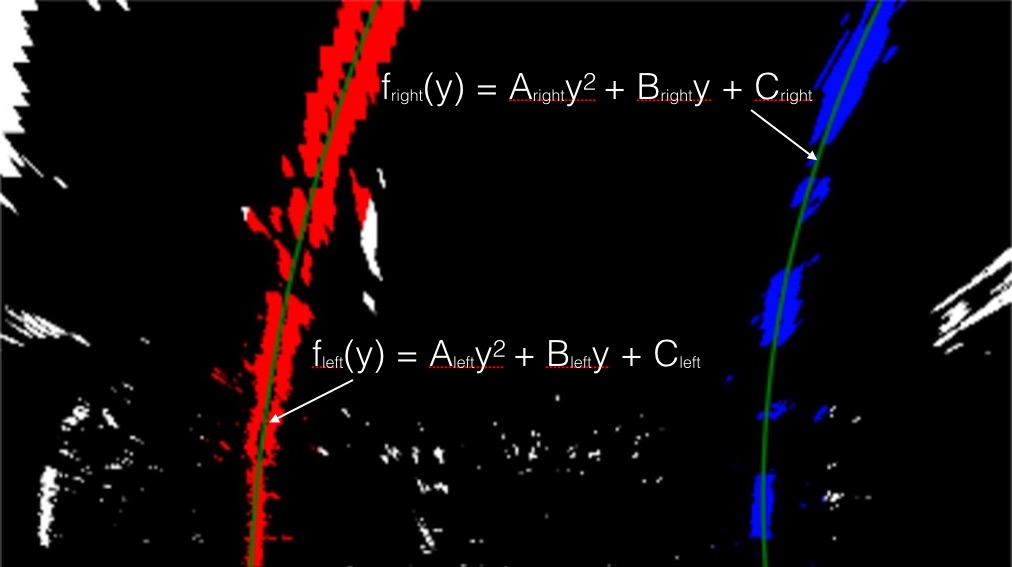
#> input picture examples/color_fit_lines.jpg, 1012 x 567 px, given in place of video_jiqing.mp4, which was not available
$ jupyter execute --allow-errors Untitled-Copy1.ipynb   (shell and % lines are left out)   (older library calls are emulated)
#> lines starting #> are read from the running program, lines starting #| are printed output that depends on the picture; pictures that were not available may be replaced by others from this repository, and a replacement may not be noted
[cell 1]
import numpy as np

import pandas as pd
import cv2
import os
import glob
import matplotlib.pyplot as plt
import pickle
import time
import serial

[cell 2]
frameList = []
video = cv2.VideoCapture('video_jiqing.mp4')
cap = video
while(cap.isOpened()):

  # Capture frame-by-frame
  ret, img = cap.read()
#> img is the input picture: shape (567, 1012, 3); mean B, G, R 11.4, 8.2, 15.7
  try:
      frame = Pipeline(img)
  except:
      frame = img

  if ret == True:
    # Display the resulting frame
    cv2.imshow('Frame', frame)
    frameList.append(frame)

    # Press Q on keyboard to  exit
    if cv2.waitKey(10) & 0xFF == ord('q'):
#> (key q is pressed here)
      break

  # Break the loop
  else:
    break

# When everything done, release
# the video capture object
cap.release()
cv2.destroyAllWindows()

[cell 3]
def calibrate():
    """
    This function is used to calibrate camera from images of chessboard
    captured from a camera for which camera matrix and distortion
    coefficients are to be calculated
    """
    # Create object points (0 0 0) ... (8 5 0)
    objp = np.zeros((9*6, 3), np.float32)

    # assign grid points to x and y keeping z as zero
    objp[:, :2] = np.mgrid[0:9, 0:6].T.reshape(-1, 2)

    # Stores all object points & img points from all images
    objpoints = []
    imgpoints = []

    # Get directory for all calibration images
    images = glob.glob('camera_cal/calibration*.jpg')

    for indx, fname in enumerate(images):

        img = cv2.imread(fname)
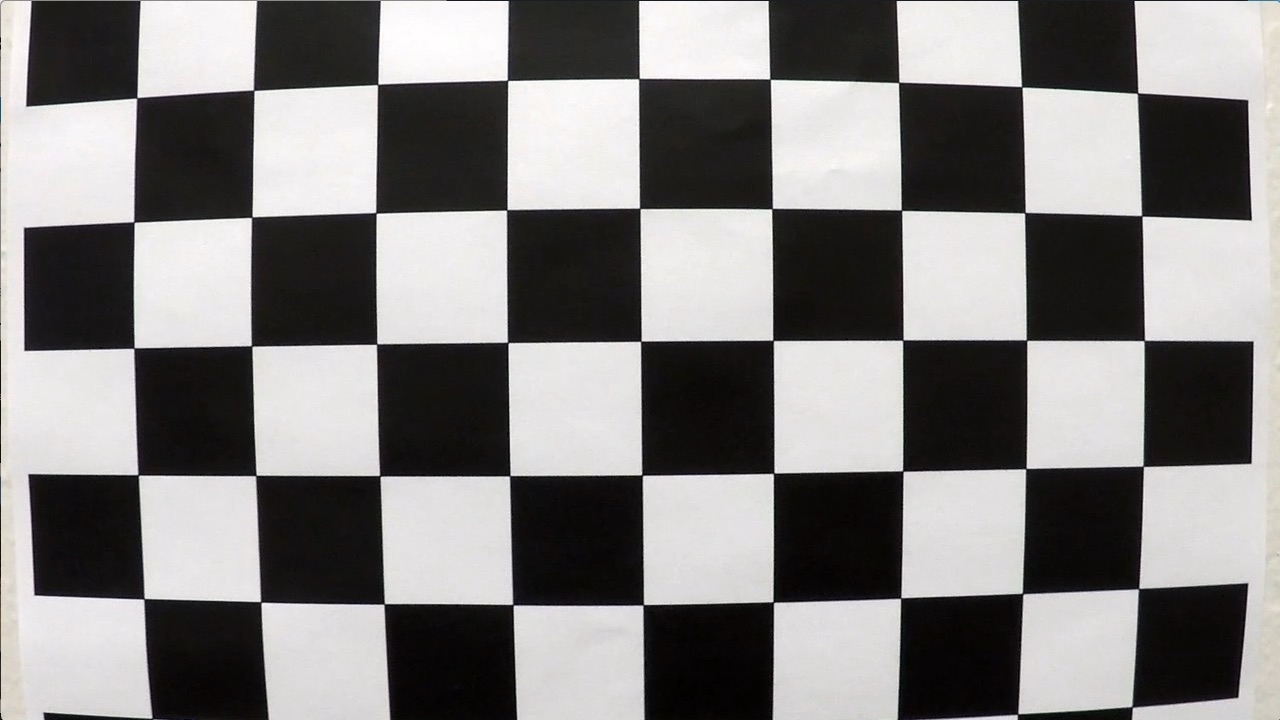
#> input picture camera_cal/calibration1.jpg, 1280 x 720 px
#> img is the input picture: shape (720, 1280, 3); mean B, G, R 127.8, 128.4, 130.1

        # Converting to grayclae - findChessboardCorners expects graysclae image
        gray = cv2.cvtColor(img, cv2.COLOR_BGR2GRAY)

        # Find inner corners of chess baord
        ret, corners = cv2.findChessboardCorners(gray, (9, 6), None)
#> ret = False; corners = None

        if ret == True:
            objpoints.append(objp)
            imgpoints.append(corners)

    img_size = (img.shape[1], img.shape[0])
#> img_size = (1280, 720)

    # Calibrate camera
    ret, mtx, dist, rvecs, tvecs = cv2.calibrateCamera(objpoints, imgpoints, img_size, None, None)
#> ret = 0.644; mtx = [[1057.6, 0, 691.1], [0, 1058.6, 278], [0, 0, 1]]; dist = [[-0.322, 0.709, 0.013, 0.00946, -1.02]]; rvecs = ([0.424, -0.236, 0.0488], [-0.024, 0.4, -0.0295]); tvecs = ([-2.48, 1.1, 17.79], [-17.95, -0.401, 29.17])

    # Save camera matrix and distortion coefficient to pickle file

    calibration_param = {}
    calibration_param['mtx'] = mtx
    calibration_param['dist'] = dist
    pickle.dump( calibration_param, open('camera_cal/calibration_pickle.pickle', 'wb') )

[cell 4]
calibrate()

[cell 5]
# [17 lines left out: function undistort_img, not called in this run]

[cell 6]
def img_threshold(img, s_thresh=(101, 255), sx_thresh=(20, 255)):

#> called with s_thresh = (101, 255), sx_thresh = (20, 255)
    undistorted_img = img
    hls = cv2.cvtColor(img, cv2.COLOR_RGB2HSV)
#> hls: shape (567, 1012, 3); mean H, S, V 13.9, 38.2, 20

    s_channel = hls[:, :, 1]
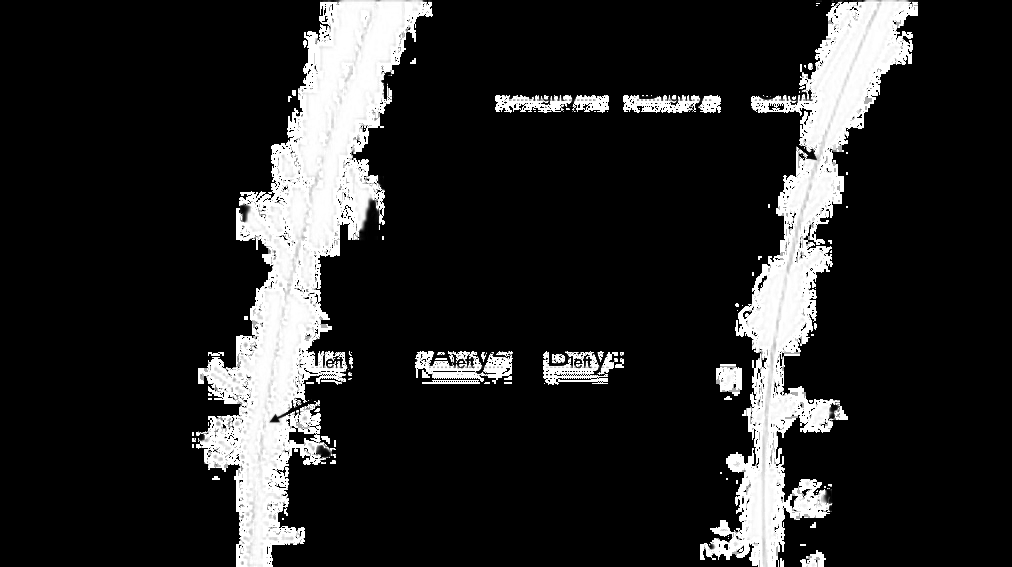
#> s_channel: shape (567, 1012); min 0, max 255, mean 38.2
    v_channel = hls[:, :, 2]
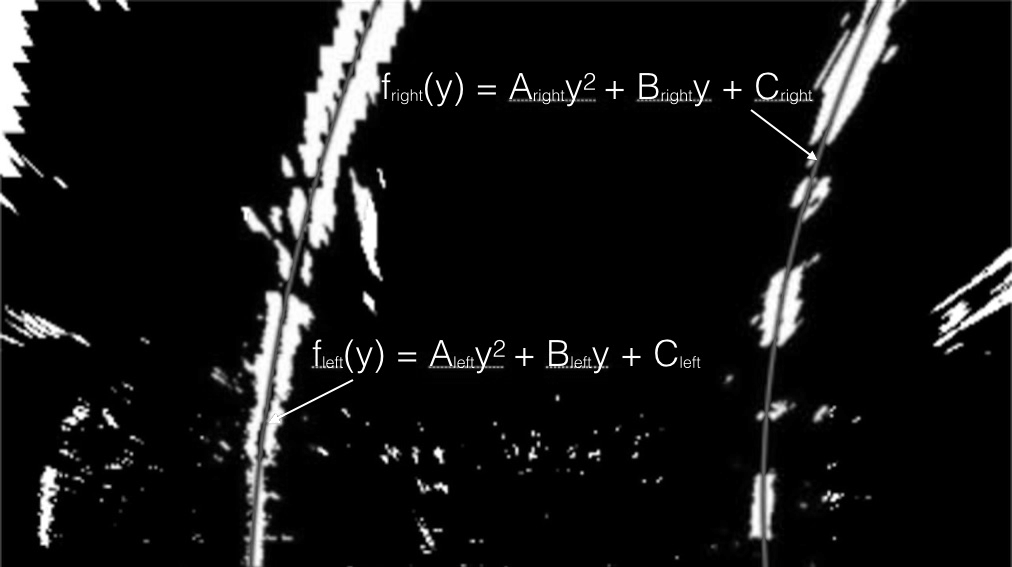
#> v_channel: shape (567, 1012); min 0, max 255, mean 20


    sobelx = cv2.Sobel(s_channel, cv2.CV_64F, 1, 0)
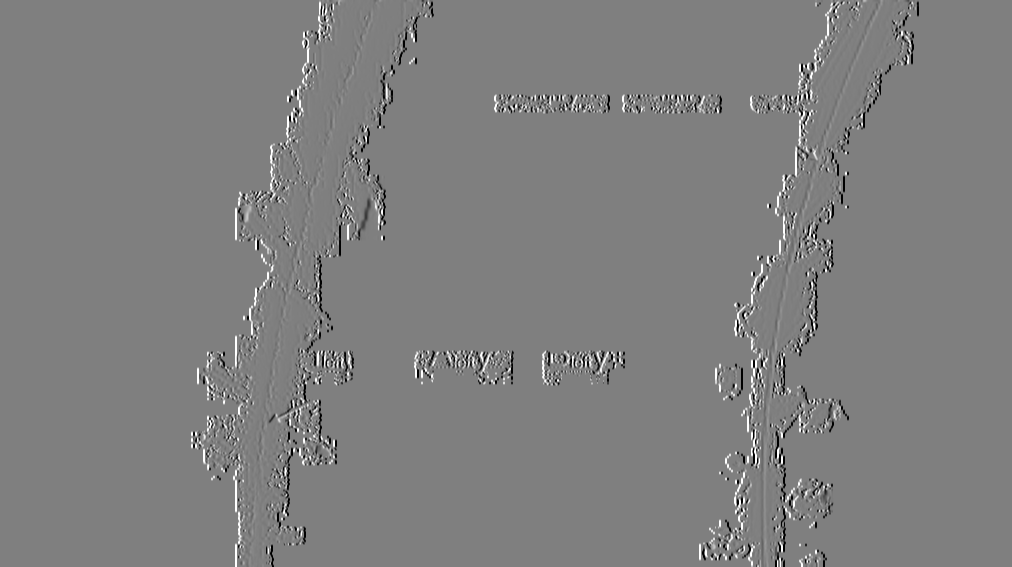
#> sobelx: shape (567, 1012) float64; min -1020, max 1020, mean 0; drawn with min black and max white
    abs_sobelx = np.absolute(sobelx)
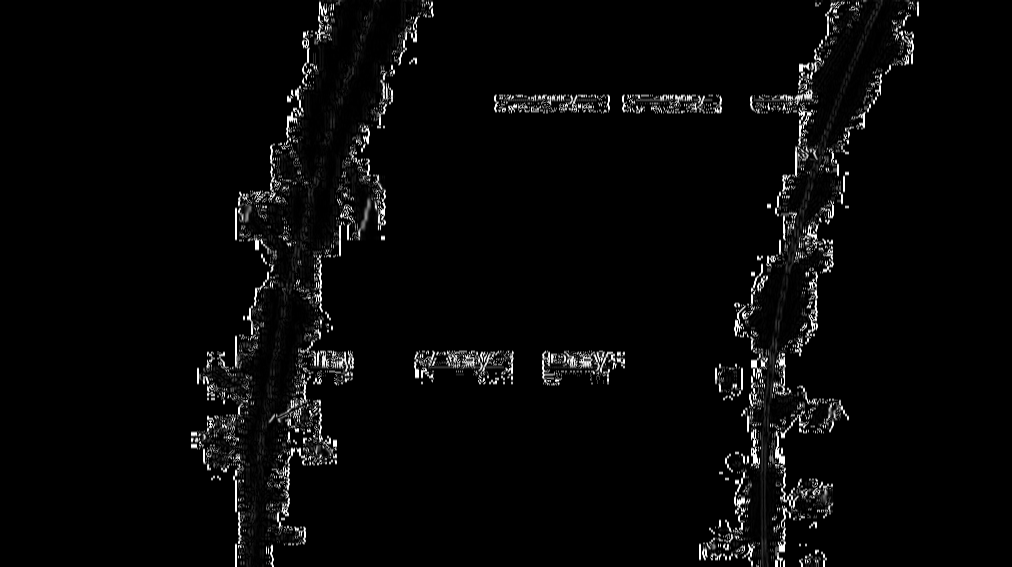
#> abs_sobelx: shape (567, 1012) float64; min 0, max 1020, mean 30.3; drawn with min black and max white
    scaled_sobel = np.uint8(255*abs_sobelx/np.max(abs_sobelx))

    sxbinary = np.zeros_like(scaled_sobel)
    sxbinary[(scaled_sobel >= sx_thresh[0]) & (scaled_sobel <= sx_thresh[1])] = 1

    s_binary = np.zeros_like(s_channel)
    s_binary[(s_channel >= s_thresh[0]) & (s_channel <= s_thresh[1])] = 1

    color_binary = np.dstack((np.zeros_like(sxbinary), sxbinary, s_binary)) * 255

    combined_binary = np.zeros_like(sxbinary)

    combined_binary[(s_binary == 1) | (sxbinary == 1)] = 1

    return combined_binary

[cell 7]
img_threshold(frameList[len(frameList) - 1])
plt.imshow(img_threshold(frameList[0]), cmap='gray')
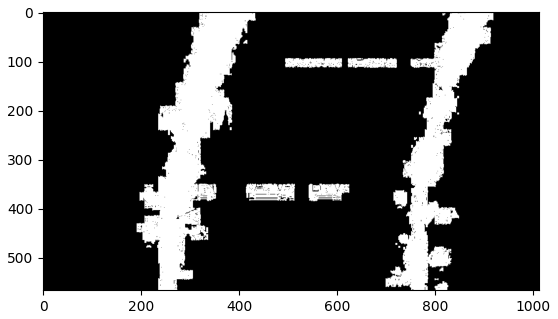
#> figure drawn by matplotlib, 1 panel

[cell 8]
# [26 lines left out: functions perspective_transform, inv_perspective_transform, not called in this run]

def get_hist(img):
    hist = np.sum(img[img.shape[0]//2:,:], axis=0)
    return hist

[cell 9]
gambar = cv2.imread("lane_detection_hijau.jpeg")

[cell 10]
# [82 lines left out: function find_lane_pixels, not called in this run]

[cell 11]
# [15 lines left out: function fit_poly, not called in this run]

[cell 12]
# [45 lines left out: function search_around_poly, not called in this run]

[cell 13]
# [27 lines left out: function measure_curvature_real, not called in this run]

[cell 14]
# [29 lines left out: function draw_lane, not called in this run]

[cell 15]
first_run = True
gleft_fit = gright_fit = None
offset = []

def Pipeline(img):
    global first_run, gleft_fit, gright_fit


    threshold_img, undistorted_img = img_threshold(img)

    warped_img = perspective_transform(threshold_img)

    if first_run:
        leftx, lefty, rightx, righty = find_lane_pixels(warped_img)
        left_fit, right_fit = fit_poly(leftx, lefty, rightx, righty)
        gleft_fit = left_fit
        gright_fit = right_fit
        first_run = False
    else:
        leftx, lefty, rightx, righty = search_around_poly(warped_img, gleft_fit, gright_fit)
        left_fit, right_fit = fit_poly(leftx, lefty, rightx, righty)
        gleft_fit = left_fit
        gright_fit = right_fit

    #print(left_fitx, right_fitx)
    measures = measure_curvature_real(left_fit, right_fit, img_shape = img.shape)

    final_img = draw_lane(warped_img, undistorted_img, left_fit, right_fit)

    # writing lane curvature and vehical offset on the image
    font = cv2.FONT_HERSHEY_SIMPLEX
    fontColor = (0, 0, 0)
    fontSize = 1
    cv2.putText(final_img, 'Lane Curvature: {:.0f} m'.format(np.mean([measures[0],measures[1]])),
                (500, 620), font, fontSize, fontColor, 2)
    cv2.putText(final_img, 'Vehicle offset: {:.4f} m'.format(measures[2]), (500, 650), font, fontSize, fontColor, 2)
    offset.append("{:.4f}".format(measures[2]))

    return final_img

[cell 16]
video = cv2.VideoCapture("video_jiqing3.mp4")
cap = video

[cell 17]
process = []
#> (the rest of this cell did not finish here and is left out)

[cell 18]
len(offset)

[cell 19]
import pandas as pd
import numpy as np

row = []
for i in range(0,len(process)):
    row.append([offset[i], process[i]])

arr = np.asarray(row)
#> (the rest of this cell did not finish here and is left out)
